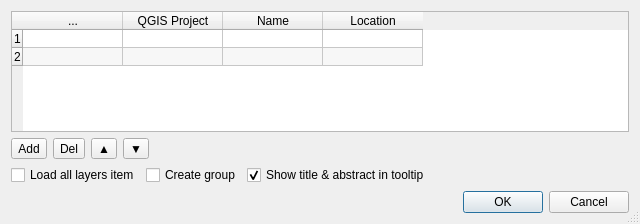
<?xml version="1.0" encoding="UTF-8"?>
<ui version="4.0">
 <class>ConfDialog</class>
 <widget class="QDialog" name="ConfDialog">
  <property name="windowModality">
   <enum>Qt::WindowModal</enum>
  </property>
  <property name="geometry">
   <rect>
    <x>0</x>
    <y>0</y>
    <width>640</width>
    <height>224</height>
   </rect>
  </property>
  <property name="sizePolicy">
   <sizepolicy hsizetype="Preferred" vsizetype="Preferred">
    <horstretch>0</horstretch>
    <verstretch>0</verstretch>
   </sizepolicy>
  </property>
  <property name="minimumSize">
   <size>
    <width>540</width>
    <height>150</height>
   </size>
  </property>
  <property name="windowTitle">
   <string>Projects</string>
  </property>
  <property name="sizeGripEnabled">
   <bool>true</bool>
  </property>
  <layout class="QVBoxLayout" name="verticalLayout_2">
   <item>
    <widget class="QTableWidget" name="tableWidget">
     <property name="dragEnabled">
      <bool>false</bool>
     </property>
     <property name="dragDropMode">
      <enum>QAbstractItemView::NoDragDrop</enum>
     </property>
     <property name="defaultDropAction">
      <enum>Qt::IgnoreAction</enum>
     </property>
     <property name="alternatingRowColors">
      <bool>true</bool>
     </property>
     <property name="selectionMode">
      <enum>QAbstractItemView::SingleSelection</enum>
     </property>
     <property name="selectionBehavior">
      <enum>QAbstractItemView::SelectRows</enum>
     </property>
     <property name="textElideMode">
      <enum>Qt::ElideNone</enum>
     </property>
     <property name="rowCount">
      <number>2</number>
     </property>
     <property name="columnCount">
      <number>4</number>
     </property>
     <attribute name="horizontalHeaderVisible">
      <bool>true</bool>
     </attribute>
     <attribute name="horizontalHeaderHighlightSections">
      <bool>true</bool>
     </attribute>
     <attribute name="verticalHeaderVisible">
      <bool>true</bool>
     </attribute>
     <attribute name="verticalHeaderDefaultSectionSize">
      <number>17</number>
     </attribute>
     <row/>
     <row/>
     <column>
      <property name="text">
       <string>...</string>
      </property>
     </column>
     <column>
      <property name="text">
       <string>QGIS Project</string>
      </property>
     </column>
     <column>
      <property name="text">
       <string>Name</string>
      </property>
     </column>
     <column>
      <property name="text">
       <string>Location</string>
      </property>
     </column>
    </widget>
   </item>
   <item>
    <layout class="QHBoxLayout" name="horizontalLayout" stretch="0,0,0,0,0">
     <property name="spacing">
      <number>6</number>
     </property>
     <property name="sizeConstraint">
      <enum>QLayout::SetDefaultConstraint</enum>
     </property>
     <property name="leftMargin">
      <number>0</number>
     </property>
     <item>
      <widget class="QToolButton" name="btnAdd">
       <property name="focusPolicy">
        <enum>Qt::WheelFocus</enum>
       </property>
       <property name="toolTip">
        <string>Add new project</string>
       </property>
       <property name="text">
        <string>Add</string>
       </property>
      </widget>
     </item>
     <item>
      <widget class="QToolButton" name="btnDelete">
       <property name="toolTip">
        <string>Delete selected</string>
       </property>
       <property name="text">
        <string>Del</string>
       </property>
      </widget>
     </item>
     <item>
      <widget class="QToolButton" name="btnUp">
       <property name="toolTip">
        <string>Move up selected project</string>
       </property>
       <property name="text">
        <string>▲</string>
       </property>
      </widget>
     </item>
     <item>
      <widget class="QToolButton" name="btnDown">
       <property name="toolTip">
        <string>Move down selected project</string>
       </property>
       <property name="text">
        <string>▼</string>
       </property>
      </widget>
     </item>
     <item>
      <spacer name="horizontalSpacer">
       <property name="orientation">
        <enum>Qt::Horizontal</enum>
       </property>
       <property name="sizeHint" stdset="0">
        <size>
         <width>40</width>
         <height>20</height>
        </size>
       </property>
      </spacer>
     </item>
    </layout>
   </item>
   <item>
    <layout class="QHBoxLayout" name="horizontalLayout_2">
     <item>
      <widget class="QCheckBox" name="cbxLoadAll">
       <property name="text">
        <string>Load all layers item</string>
       </property>
       <property name="tristate">
        <bool>false</bool>
       </property>
      </widget>
     </item>
     <item>
      <widget class="QCheckBox" name="cbxCreateGroup">
       <property name="text">
        <string>Create group</string>
       </property>
       <property name="checked">
        <bool>false</bool>
       </property>
       <property name="tristate">
        <bool>false</bool>
       </property>
      </widget>
     </item>
     <item>
      <widget class="QCheckBox" name="cbxShowTooltip">
       <property name="text">
        <string>Show title &amp;&amp; abstract in tooltip</string>
       </property>
       <property name="checked">
        <bool>true</bool>
       </property>
       <property name="tristate">
        <bool>false</bool>
       </property>
      </widget>
     </item>
     <item>
      <spacer name="horizontalSpacer_2">
       <property name="orientation">
        <enum>Qt::Horizontal</enum>
       </property>
       <property name="sizeHint" stdset="0">
        <size>
         <width>40</width>
         <height>20</height>
        </size>
       </property>
      </spacer>
     </item>
    </layout>
   </item>
   <item>
    <widget class="QDialogButtonBox" name="buttonBox">
     <property name="orientation">
      <enum>Qt::Horizontal</enum>
     </property>
     <property name="standardButtons">
      <set>QDialogButtonBox::Cancel|QDialogButtonBox::Ok</set>
     </property>
    </widget>
   </item>
  </layout>
 </widget>
 <tabstops>
  <tabstop>tableWidget</tabstop>
  <tabstop>btnAdd</tabstop>
  <tabstop>btnDelete</tabstop>
  <tabstop>btnUp</tabstop>
  <tabstop>btnDown</tabstop>
  <tabstop>cbxLoadAll</tabstop>
  <tabstop>cbxCreateGroup</tabstop>
  <tabstop>cbxShowTooltip</tabstop>
 </tabstops>
 <resources/>
 <connections>
  <connection>
   <sender>buttonBox</sender>
   <signal>accepted()</signal>
   <receiver>ConfDialog</receiver>
   <slot>accept()</slot>
   <hints>
    <hint type="sourcelabel">
     <x>236</x>
     <y>214</y>
    </hint>
    <hint type="destinationlabel">
     <x>157</x>
     <y>149</y>
    </hint>
   </hints>
  </connection>
  <connection>
   <sender>buttonBox</sender>
   <signal>rejected()</signal>
   <receiver>ConfDialog</receiver>
   <slot>reject()</slot>
   <hints>
    <hint type="sourcelabel">
     <x>304</x>
     <y>214</y>
    </hint>
    <hint type="destinationlabel">
     <x>286</x>
     <y>149</y>
    </hint>
   </hints>
  </connection>
 </connections>
</ui>
